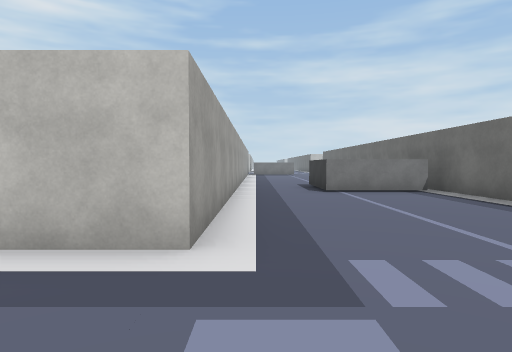
View 1 (above)

17 first-person views from a walk through a Unity game level. The camera is 1.3 m above the floor, tilts 2° down and sees 75° across. The floor is counted in squares, 2 m on a side. Each view is taken from the middle of a square. On the plan, view 1 faces up. The plan holds only what a view shows up to about 10 squares ahead; the rest is blank. The place goes on beyond the plan. The player is left out. Some surface patterns are stand-ins.

View 2
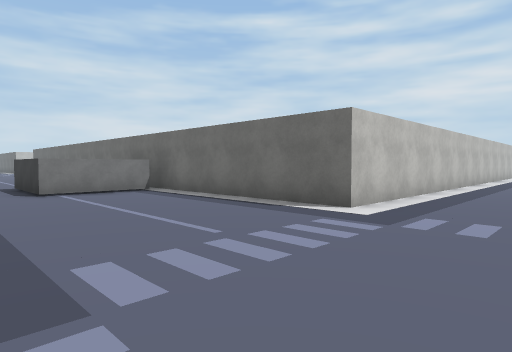

View 3
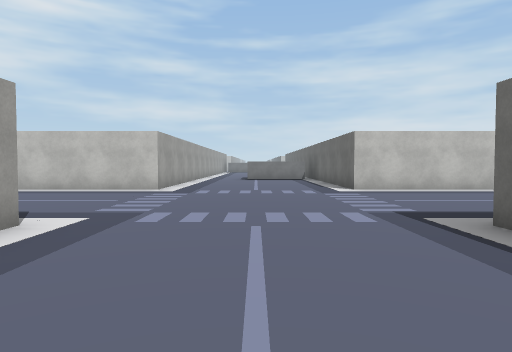

View 4
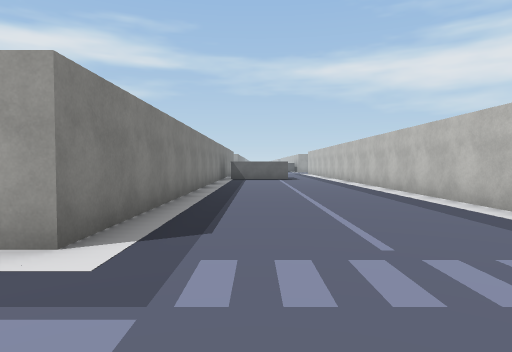

View 5
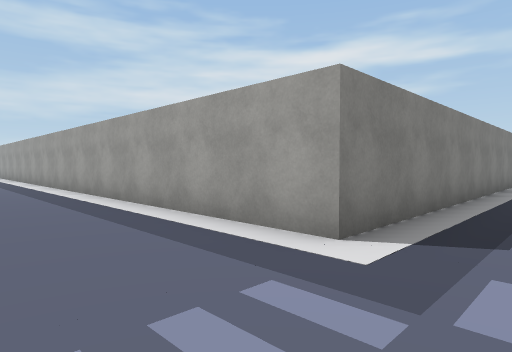

View 6
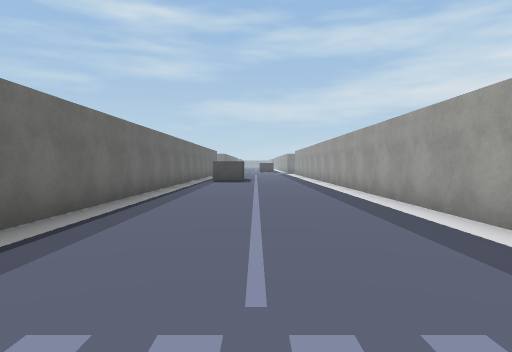

View 7
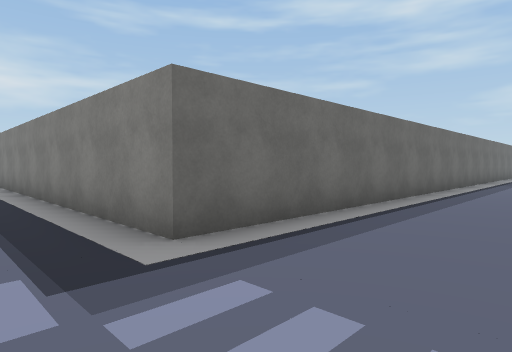

View 8
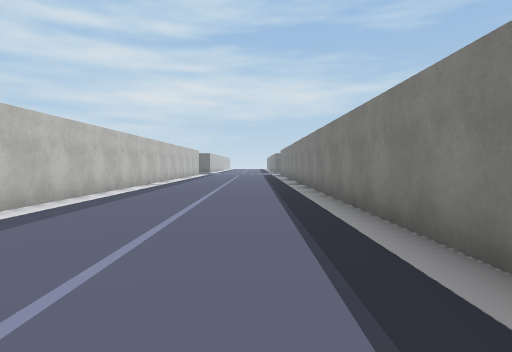

View 9
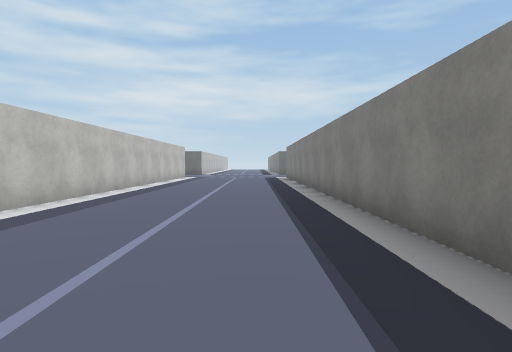

View 10
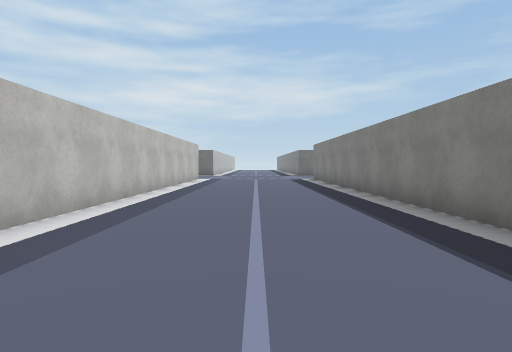

View 11
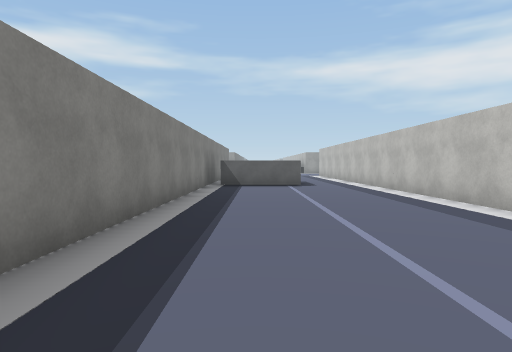

View 12
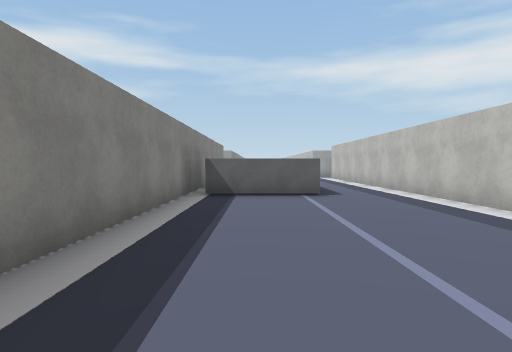

View 13
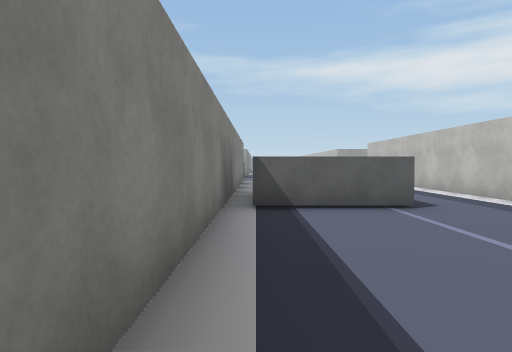

View 14
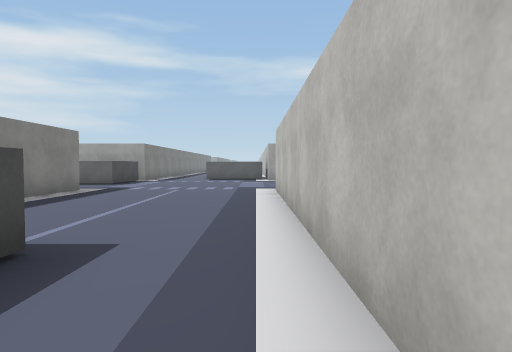

View 15
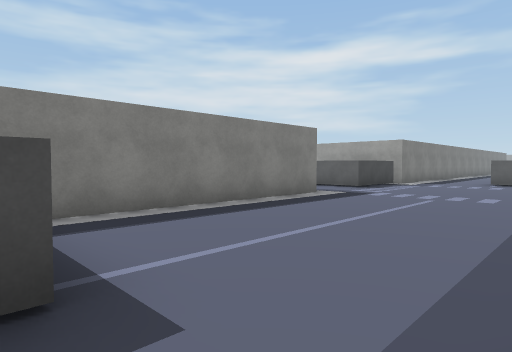

View 16
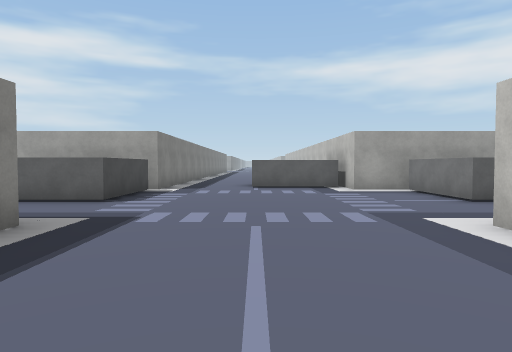

View 17
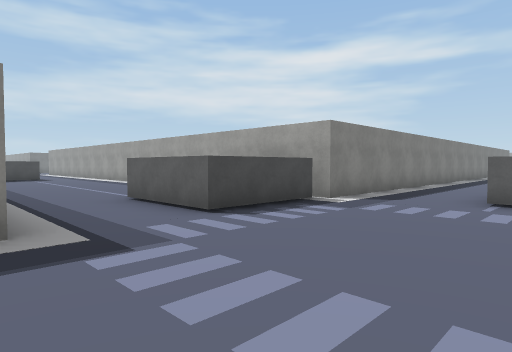

### Floor plan
Points are (right, up) in squares from view 1. A wall is a line through its corners. A room is listed if a view was taken in it or the views show most of it. See-through windows are left out.
Room 1 (views 1, 2, 3, 4, 5, 6, 7, 8, 9, 10, 11, 12, 13)
walls: (4.1, 7.8) (1.6, 7.8) (1.6, 10.4); (4.5, -12.6) (4.5, -2.5) (19.5, -2.5); (-0.5, 10) (-0.5, 2.5) (-10.5, 2.5); (-11.9, 0.4) (-11.9, -2.1); (-12.9, -2.5) (-0.5, -2.5) (-0.5, -12.8); (19.5, 2.5) (4.5, 2.5) (4.5, 10)
ways out: opening at (-11.5, 1.5) to room 2
Room 2 (views 14, 15, 16, 17)
walls: (-20.6, -2.5) (-12.9, -2.5); (-22.7, 3.7) (-25.1, 3.7); (-25.1, -2.5) (-22.7, -2.5) (-22.7, -5.1); (-26.2, 2.4) (-26.2, -0.1); (-25.5, 6.1) (-25.5, 2.5); (-30.5, -2.5) (-25.5, -2.5); (-10.5, 2.5) (-20.5, 2.5)
ways out: opening at (-11.5, 1.5) to room 1; opening at (-21.5, -6); opening at (-21.5, 3.5)

Where each view was taken, in squares from view 1:
view 1: 0 up, 0 right, facing up
view 2: 0 up, 0 right, facing up-right
view 3: 6 down, 2 right, facing up
view 4: 1 down, 2 right, facing left
view 5: 1 down, 2 right, facing down-left
view 6: 1 down, 2 right, facing down
view 7: 1 down, 2 right, facing down-right
view 8: 1 down, 4 right, facing right
view 9: 1 down, 8 right, facing right
view 10: 0 up, 10 right, facing right
view 11: 1 down, 2 left, facing left
view 12: 1 down, 5 left, facing left
view 13: 2 down, 7 left, facing left
view 14: 2 up, 12 left, facing left
view 15: 2 up, 14 left, facing down-left
view 16: 0 up, 17 left, facing left
view 17: 1 up, 20 left, facing down-left
